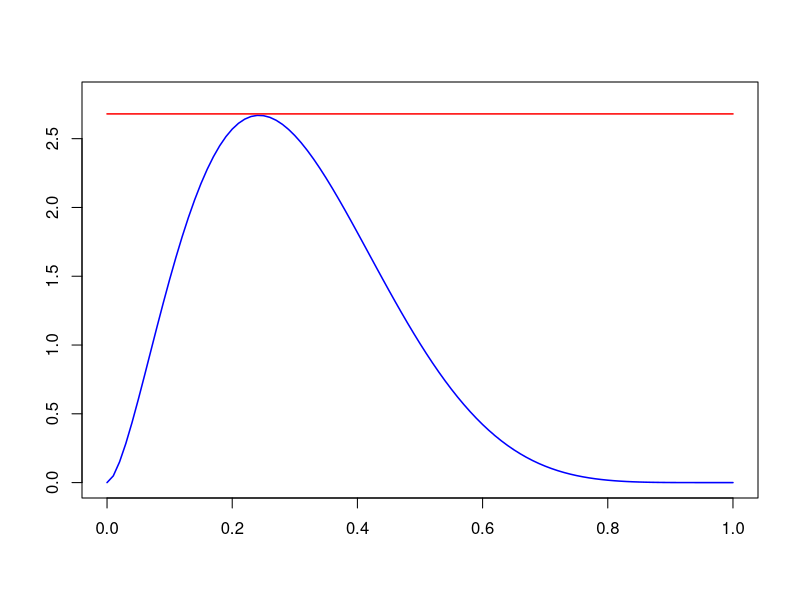
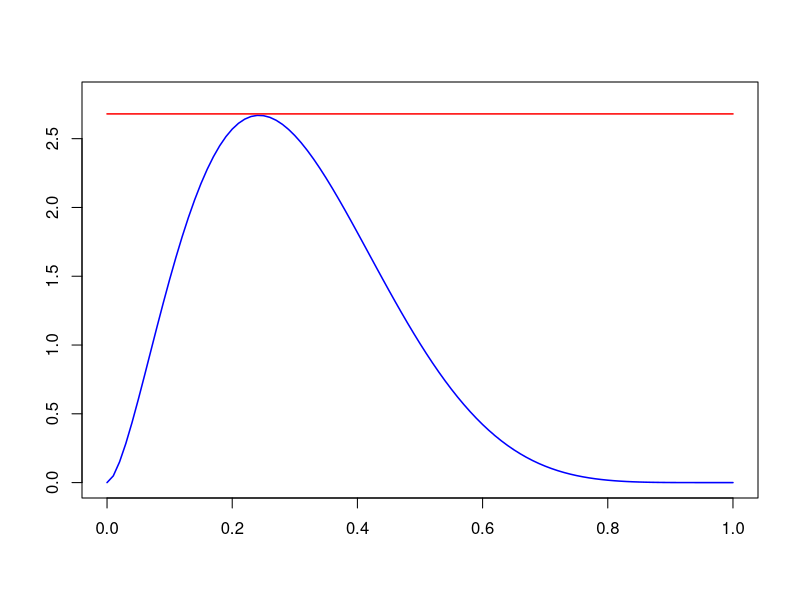
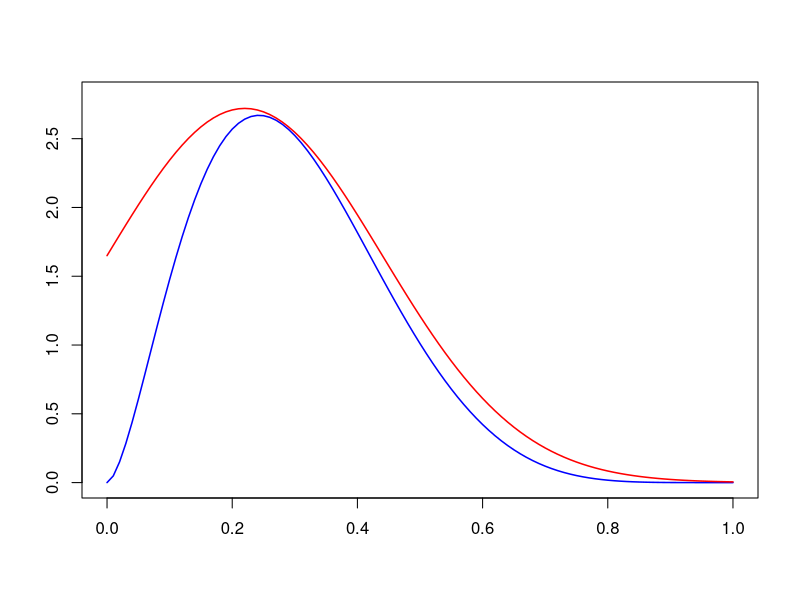
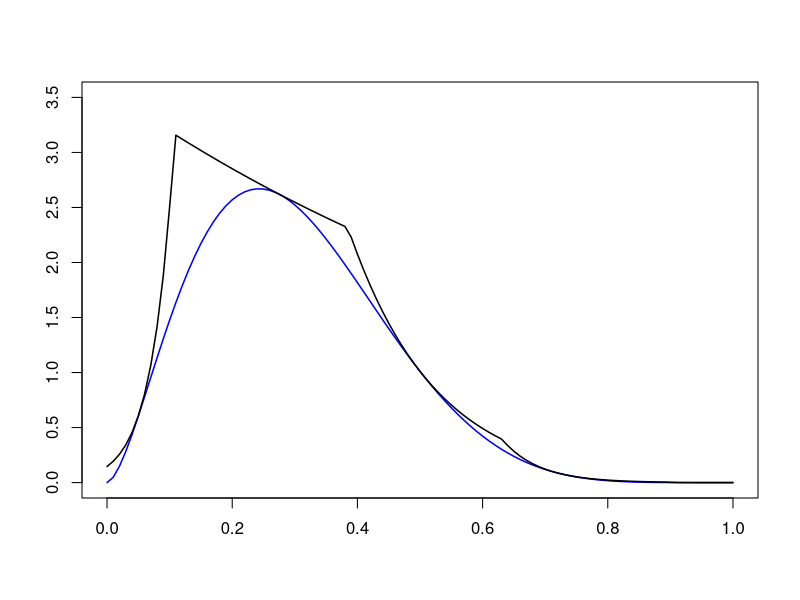
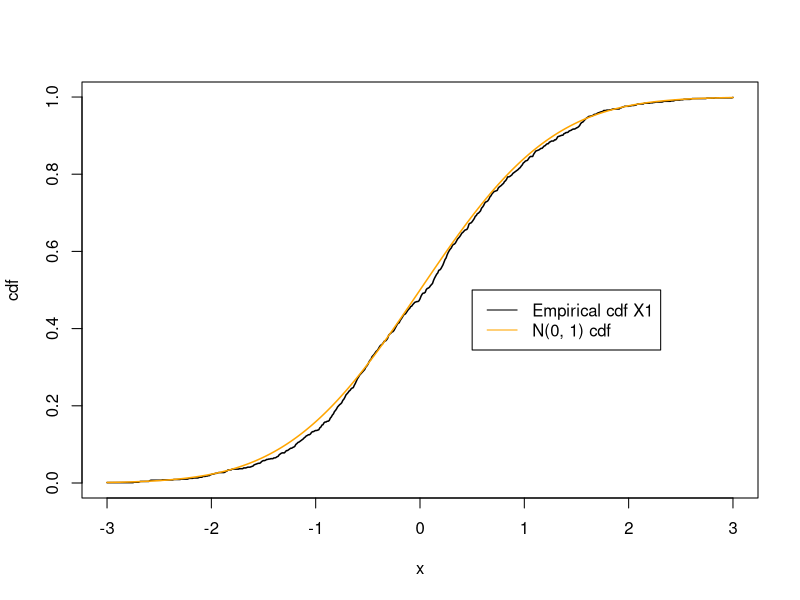
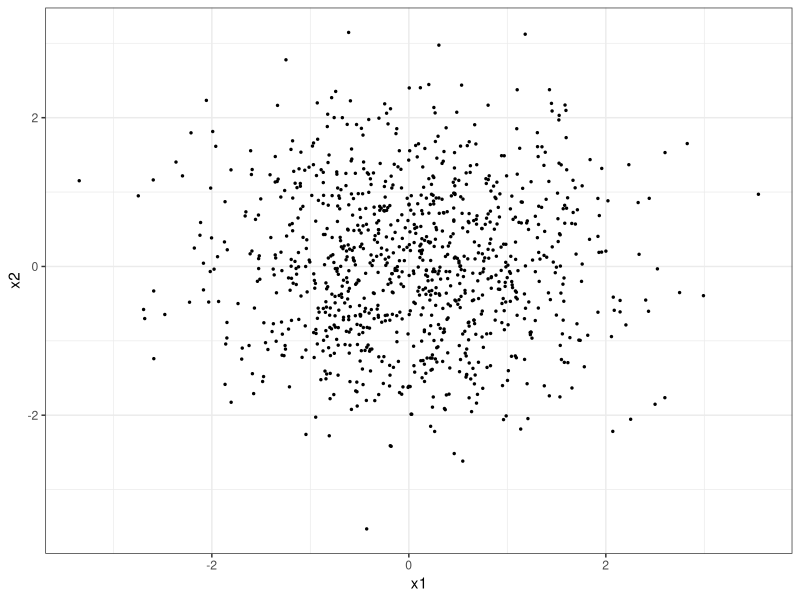

These charts were generated, in order, by the following R code:
## ---- chunk 1
gridpts <- seq(0, 1, 0.01)
x <- dbeta(gridpts, 2.7, 6.3)
y <- dunif(gridpts)
c = 2.68
plot(gridpts,x,xlim=c(0,1),ylim=c(0,2.8),type="l",col="blue",main="",xlab="",ylab="",
     lwd=1.5)
lines(gridpts,c*y,col="red", lwd=1.5)
#legend(.6,2,c("Target density, f(t)","c * g(t)"),lty=c(1,1),col=c("blue","red"))
## ---- chunk 2
gridpts <- seq(0, 1, 0.01)
x <- dbeta(gridpts, 2.7, 6.3)
y <- dunif(gridpts)
c = 2.68
plot(gridpts,x,xlim=c(0,1),ylim=c(0,2.8),type="l",col="blue",main="",xlab="",ylab="",
     lwd=1.5)
lines(gridpts,c*y,col="red", lwd=1.5)
#legend(.6,2,c("Target density, f(t)","c * g(t)"),lty=c(1,1),col=c("blue","red"))
## ---- chunk 3
gridpts <- seq(0, 1, 0.01)
x <- dbeta(gridpts, 2.7, 6.3)
y <- dunif(gridpts)
c = 2.68
plot(gridpts,x,xlim=c(0,1),ylim=c(0,2.8),type="l",col="blue",main="",xlab="",ylab="",
     lwd=1.5)
lines(gridpts,1.5*dnorm(gridpts, mean=0.22, sd=0.22),col="red", lwd=1.5)
#legend(.6,2,c("Target density, f(t)","c * g(t)"),lty=c(1,1),col=c("blue","red"))
## ---- chunk 4
log_f_beta <- function(x, a, b){
  (a-1)*log(x) + (b-1)*log(1-x) - log(beta(a, b))
}

log_f_prime_beta <- function(x, a, b){
  (a-1)/x - (b-1)/(1-x)
}

get_intervals <- function(x, k, ls, dls, lower_endpoint, upper_endpoint){
  z <- c(lower_endpoint,
         (ls[2:k] - ls[1:(k-1)] - 
            x[2:k]*dls[2:k] + x[1:(k-1)]*dls[1:(k-1)])/(
              dls[1:(k-1)] - dls[2:k]
            ),
         upper_endpoint)
  
  p <- ifelse(abs(dls) < sqrt(.Machine$double.eps), # tolerance for "near equality"
              exp(ls - x*dls)*(z[2:(k+1)] - z[1:k]),
              exp(ls - x*dls)*(exp(z[2:(k+1)] * dls) - exp(z[1:k]*dls))/dls)
  
  output <- list("z" = z,
                 "p" = p)
  
  return(output)
}
## ---- chunk 5
k <- 5
x <- seq(0.05, 0.95, length = k)
log_f <- function(t){log_f_beta(t, 2.7, 6.3)}
log_f_prime <- function(t){log_f_prime_beta(t, 2.7, 6.3)}

intervals <- get_intervals(x = x, k = k, ls = log_f(x), dls = log_f_prime(x), 
                           lower_endpoint = 0, upper_endpoint = Inf)
z <- intervals$z

gk <- function(t, x, z){
  idx <- sapply(t, function(ti){min(which(ti < z)) - 1})
  exp(log_f(x[idx]) - x[idx]*log_f_prime(x[idx]) + t*log_f_prime(x[idx]))
}

plot(gridpts,dbeta(gridpts, 2.7, 6.3), xlim=c(0,1), ylim=c(0,3.5), type="l", 
     col="blue", main="", xlab="", ylab="", lwd=1.5)
lines(gridpts, gk(gridpts, x, z), lwd=1.5)
## ---- chunk 6
# generate 1000 samples
u1 <- runif(1000)
u2 <- runif(1000)
x1 <- sqrt(-2*log(u1)) * cos(2*pi*u2)
x2 <- sqrt(-2*log(u1)) * sin(2*pi*u2)
## ---- chunk 7
# generate 1000 samples
u1 <- runif(1000)
u2 <- runif(1000)
x1 <- sqrt(-2*log(u1)) * cos(2*pi*u2)
x2 <- sqrt(-2*log(u1)) * sin(2*pi*u2)
## ---- chunk 8
gridpts <- seq(-3, 3, 0.01)
plot(gridpts, ecdf(x1)(gridpts), type="l", lwd=1.5, xlab="x", ylab="cdf")
lines(gridpts, pnorm(gridpts), col="orange", lwd=1.5)
legend(0.5,0.5,c("Empirical cdf X1","N(0, 1) cdf"),lty=c(1,1),col=c("black","orange"))
## ---- chunk 9
library(tidyverse)
data.frame(x1, x2) |>
  ggplot(aes(x = x1, y = x2)) +
  geom_point(size=0.5) +
  theme_bw()
